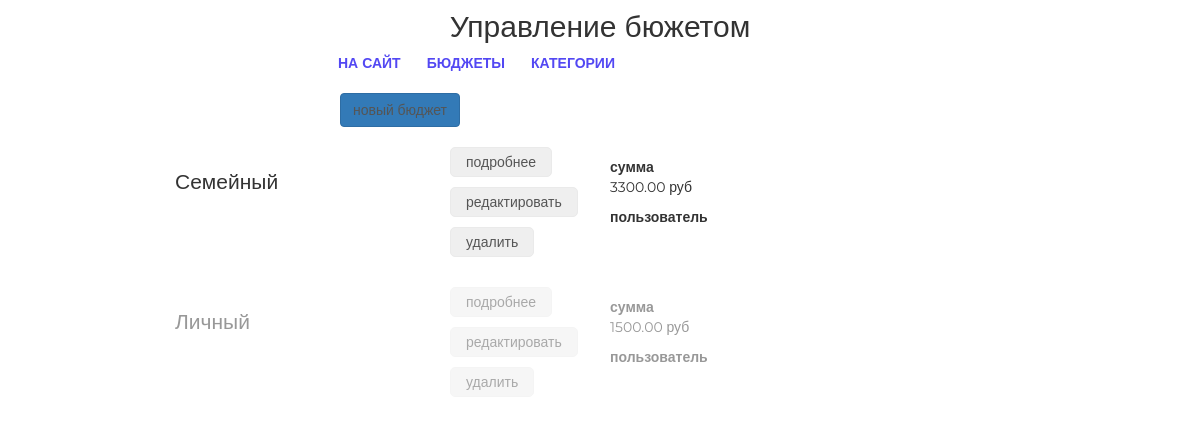
Page /set/ (signed in) on the committed database.
### mainapp/models.py (models this page shows, shortened)
class Budget(models.Model):
    user_created = models.ForeignKey(get_user_model(),
                                     on_delete=models.CASCADE,
                                     related_name='budgets')
    name = models.CharField('название', max_length=64)
    description = models.TextField('описание', blank=True)
    users = models.ManyToManyField(User, blank=True)
    amount = models.DecimalField(
        'общая сумма', max_digits=15, decimal_places=2, default=0)
    _total_amount = models.DecimalField(
        'общая сумма', max_digits=15, decimal_places=2, default=0)
    @property
    def get_total_amount(self):
        return self._total_amount

### setbudgetapp/views.py (the view)
# urls.py: path('', mainapp.index, name='index'),
@login_required
def index(request):
    all_budgets = Budget.objects.filter(
        Q(user_created=request.user) | Q(users=request.user)).all()
    context = {
        'page_title': 'настройки',
        'all_budgets': all_budgets,
    }
    return render(request, 'setbudgetapp/index.html', context)

### setbudgetapp/templates/setbudgetapp/index.html (shortened to what this page needs)
{% extends 'setbudgetapp/base.html' %}
{% load static %}
{% block container %}
    <div class="users_list">
        <a href="{% url 'set:budget_create' %}" class="btn btn-primary new_user">
            новый бюджет
        </a>
        {% for budget in all_budgets %}
            <div class="product_record {% if not user.basic_budget.pk == budget.pk %}not_active{% endif %}">
                <div class="product_name">
                    {{ budget.name|title }}
                </div>
                <div class="product_actions">
                    <button>
                        <a href={% url 'set:source_list' pk=budget.pk %}>подробнее</a>
                    </button>
                    {% if budget.user_created == user %}
                        <button>
                            <a href={% url 'set:budget_update' pk=budget.pk %}>редактировать</a>
                        </button>
                        <button>
                            <a href={% url 'set:budget_delete' pk=budget.pk %}>удалить</a>
                        </button>
                    {% else %}
                        <button>
                            <a href={% url 'set:basic_budget' pk=budget.pk %}>основной</a>
                        </button>
                    {% endif %}
                </div>
                <div class="summary">
                    <b>сумма</b>
                    <p>{{ budget.get_total_amount }} руб</p>
                    <b>пользователь</b>
                </div>
            </div>
        {% endfor %}
    </div>
{% endblock %}

### static/css/style.css (style rules this page uses)
* { margin: 0; padding: 0; }
body { font-family: 'Montserrat', sans-serif; }
html, body { height: 100%; }
.product_record { height: 125px; margin: 15px auto; position: relative; }
.product_record.not_active { opacity: 0.5; }
.product_record .product_name { display: block; float: left; margin-top: 25px; margin-left: 25px; width: 250px; font-size: 150%; }
.product_record .product_actions { display: block; float: left; margin-top: 0px; margin-left: 25px; width: 135px; }
.product_record .summary { display: block; float: left; margin-top: 15px; margin-left: 25px; width: 100px; }
.users_list { margin-left: 150px; }
.users_list a { color: #555; text-decoration: none; }
.users_list .new_user { margin-left: 190px; }
.users_list button { border: 1px solid #eaeaea; border-radius: 5px; height: 30px; margin: 5px auto; padding: 0 15px; }

### rows in the picture
Budget: name "Семейный", shows "редактировать", get_total_amount "3300.00"
Budget: name "Личный", shows "редактировать", get_total_amount "1500.00"
